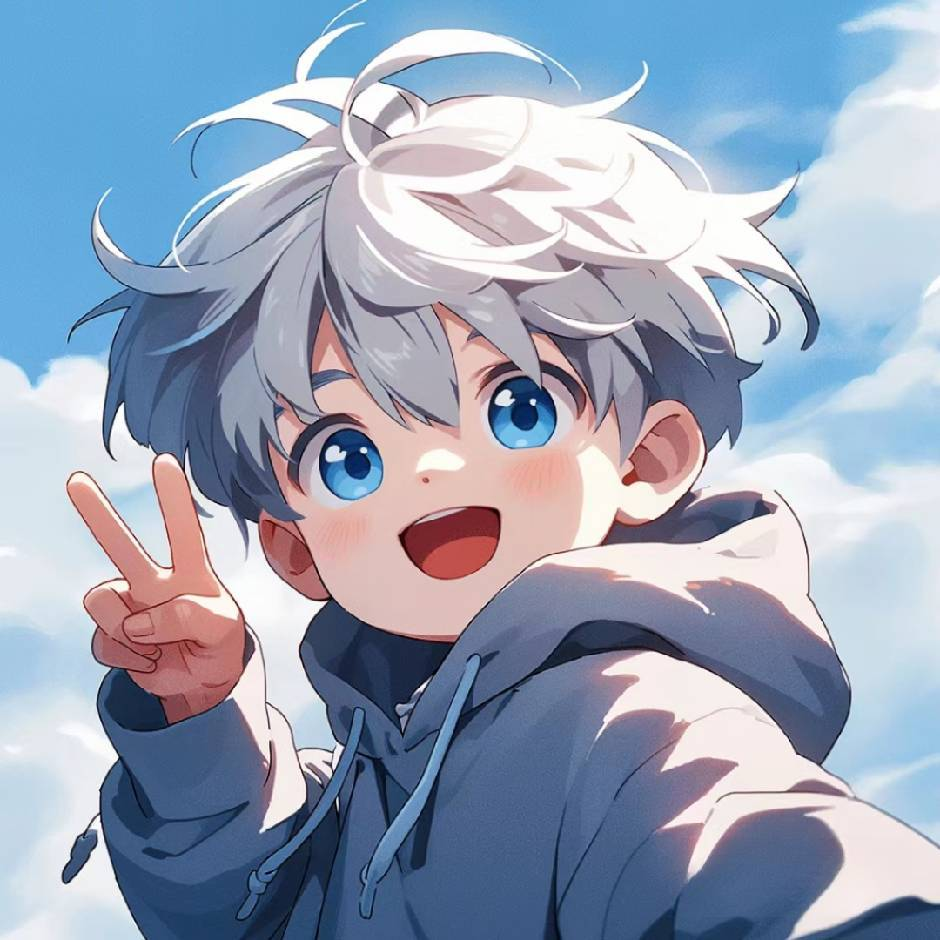
#> input picture 52-王嘉男-上海/2st_week/hi.jpg, 940 x 940 px
$ python 1_GrayScaleTransformation_cv2.py
#> lines starting #> are read from the running program, lines starting #| are printed output that depends on the picture
import cv2
import numpy as np

# 读取原始图
ImageSrc = cv2.imread("hi.jpg")
#> ImageSrc is the input picture: shape (940, 940, 3); mean B, G, R 185.5, 164.6, 151.9
# cv2读取的图片的通道排列是BGR，转换为RGB
img_gray = cv2.cvtColor(ImageSrc, cv2.COLOR_BGR2GRAY)
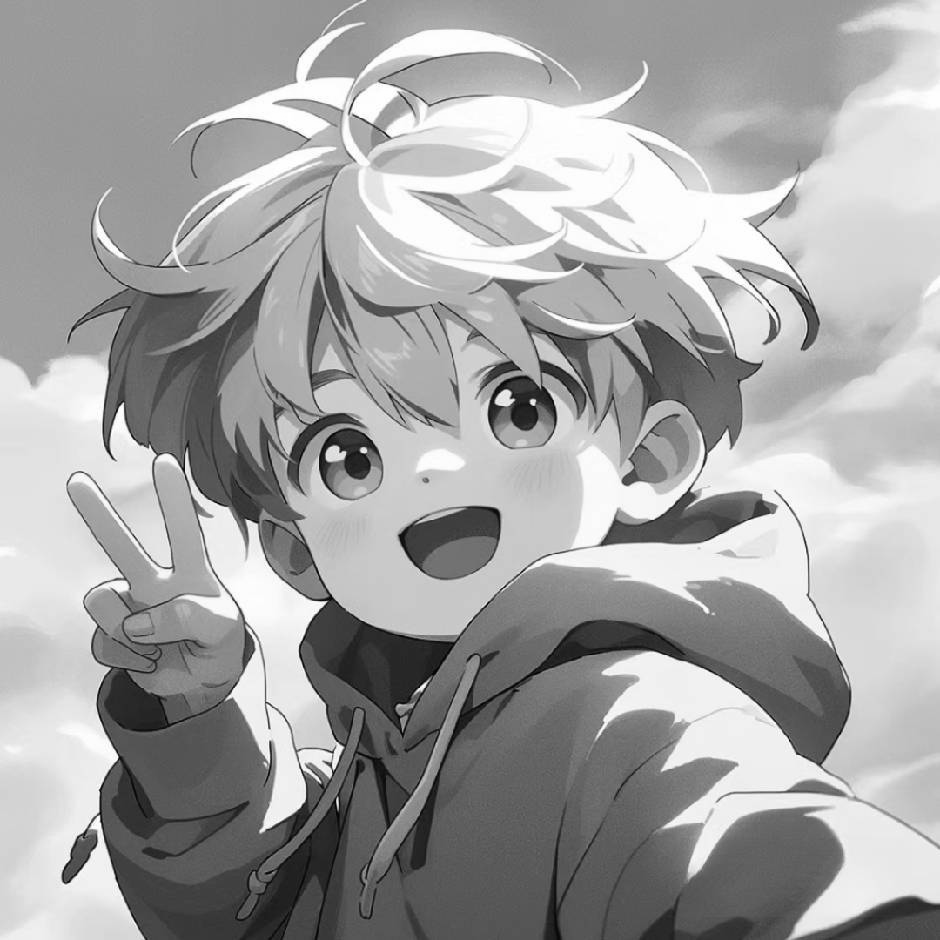
#> img_gray: shape (940, 940); min 1, max 255, mean 163.2
# 显示原始图
cv2.imshow('picture Source', ImageSrc)
# 获得原始图的高度和宽度
height, width = ImageSrc.shape[:2]
#> height = 940; width = 940
# 用于储存灰度化图片的容器进行初始化
Image_gray = np.zeros([height, width], ImageSrc.dtype)
# 按照原始图的高宽进行像素点遍历
for h in range(height):
    for w in range(width):
        # 存储当前坐标的RGB值
        ImageRGB_Temp = ImageSrc[h, w]
        # 当前坐标的RGB值按照公式转化为灰度值并储存在容器中
        Image_gray[h, w] = int((ImageRGB_Temp[0] * 0.3) + (ImageRGB_Temp[1] * 0.59) + (ImageRGB_Temp[2] * 0.11))
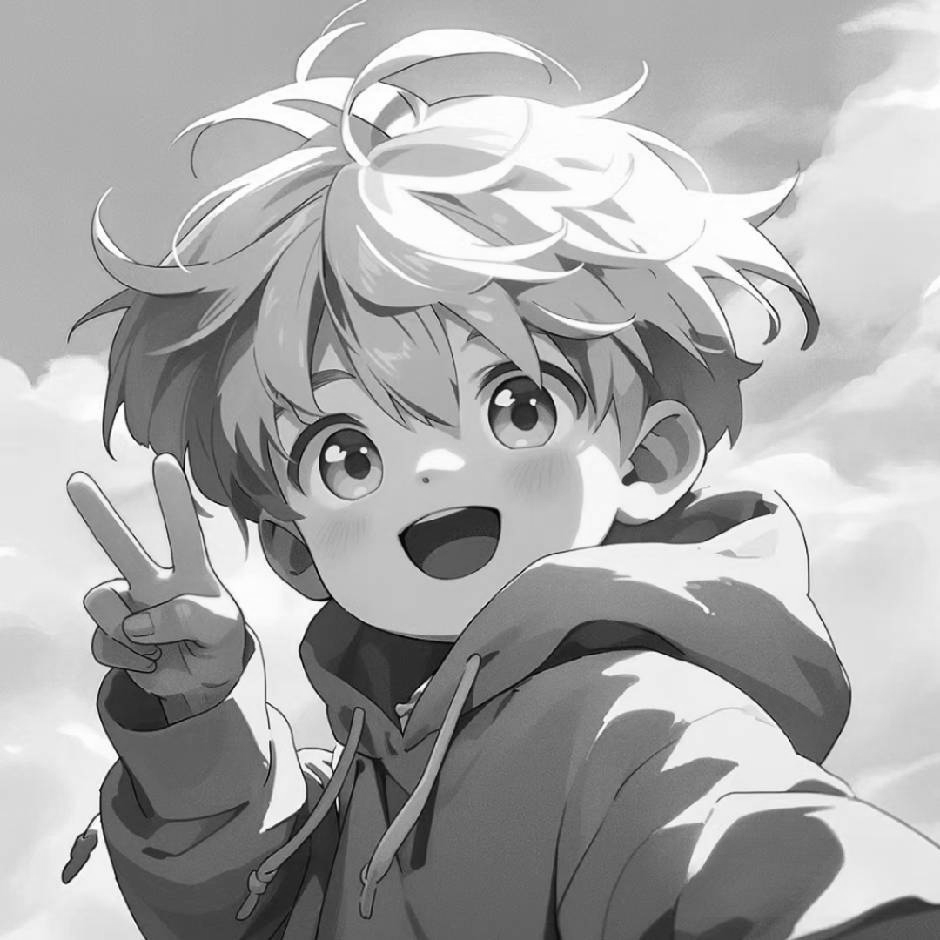
#> Image_gray: shape (940, 940); min 0, max 255, mean 169
# 显示灰度化的图片
cv2.imshow('gray picture ', Image_gray)
# 图片关闭才结束运行程序
cv2.waitKey(0)
